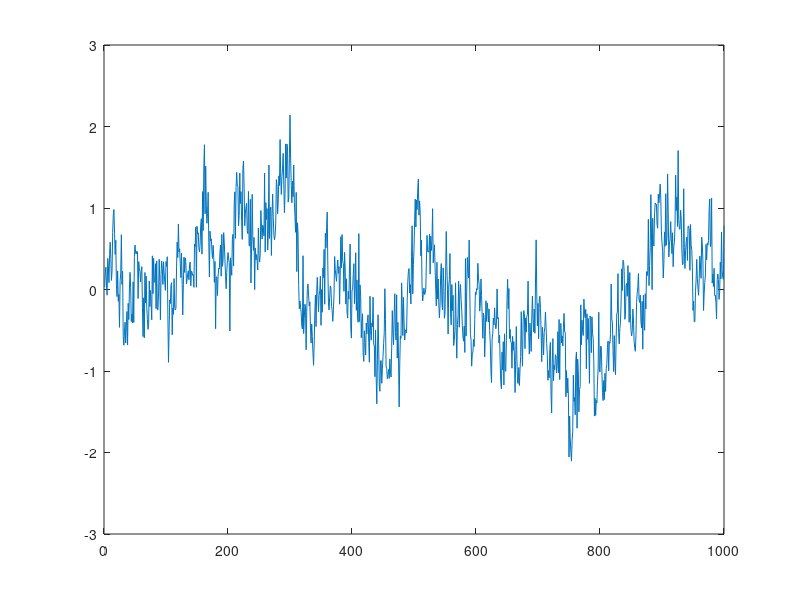

Write the MATLAB code that produced this figure.
%% simulate a bifractional
K = 1/4;
H = 3/4;
r_bfbm = @(t,s) 2^(-K) * ((t^(2*H) + s^(2*H))^K - abs(t-s)^(2*H*K));

N = 1000;
t = 1;
epsilon = 1e-5;
t_points = linspace(epsilon,t,N);

C_bfbm = zeros(N,N);

for i = 1:N
    for j = 1:N
        C_bfbm(i,j) = r_bfbm(t_points(i), t_points(j));
    end
end

R = chol(C_bfbm)';

J = 500;
Z = normrnd(zeros(N,J), 1);
U = R*Z;

%
abs_moment = @(v) 2^(v/2) * gamma(v/2 + 1/2) / sqrt(pi); 
close all
figure
plot(U(:, randi(J)))
q = 1/(H*K);
q_variation = mean(sum(abs(diff(U)).^q))
exact_q_variaton = sqrt(2^(1-K))^(1/(H*K))*(t-epsilon) * abs_moment(1/(H*K))
